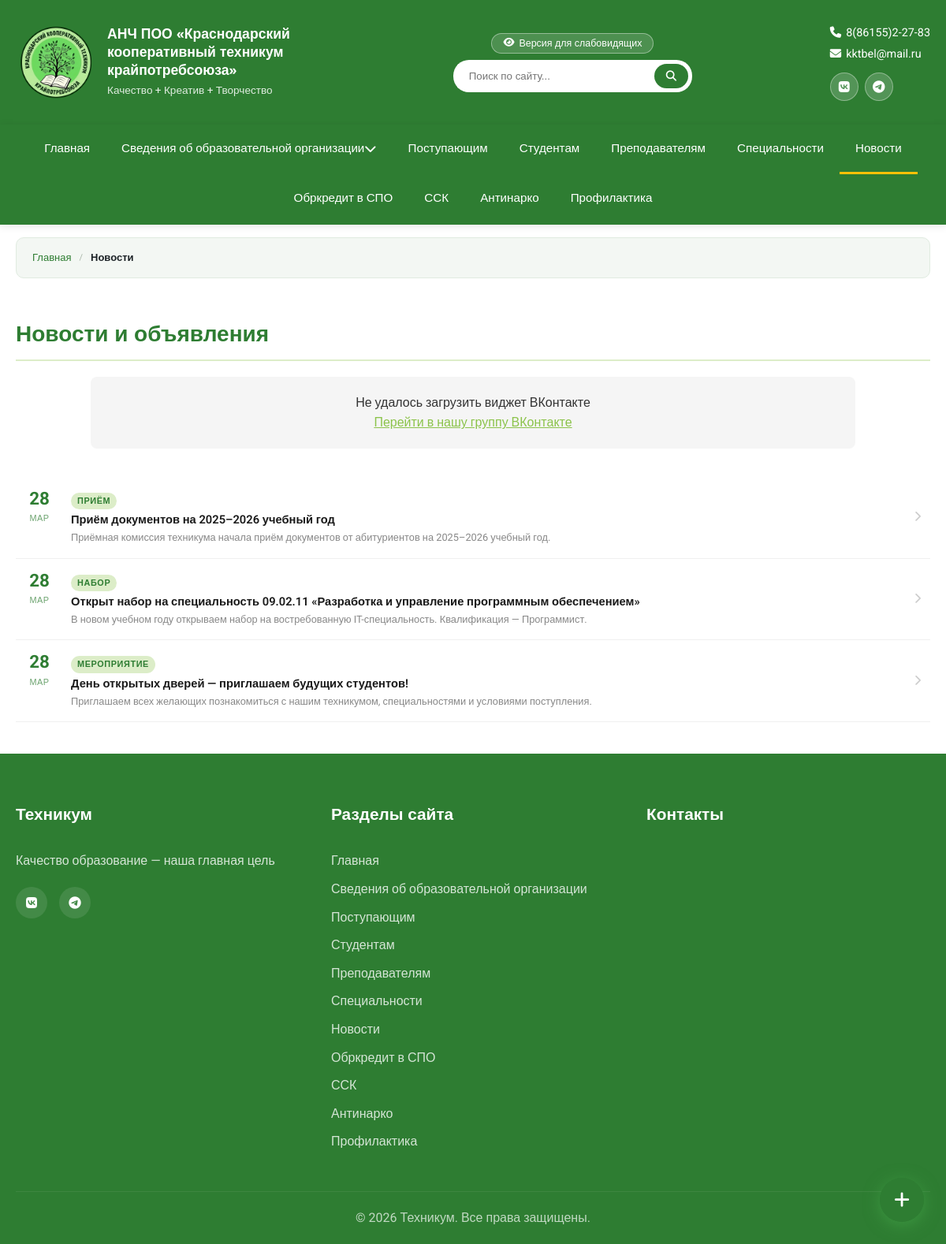
Before: /news/ with the older database file.
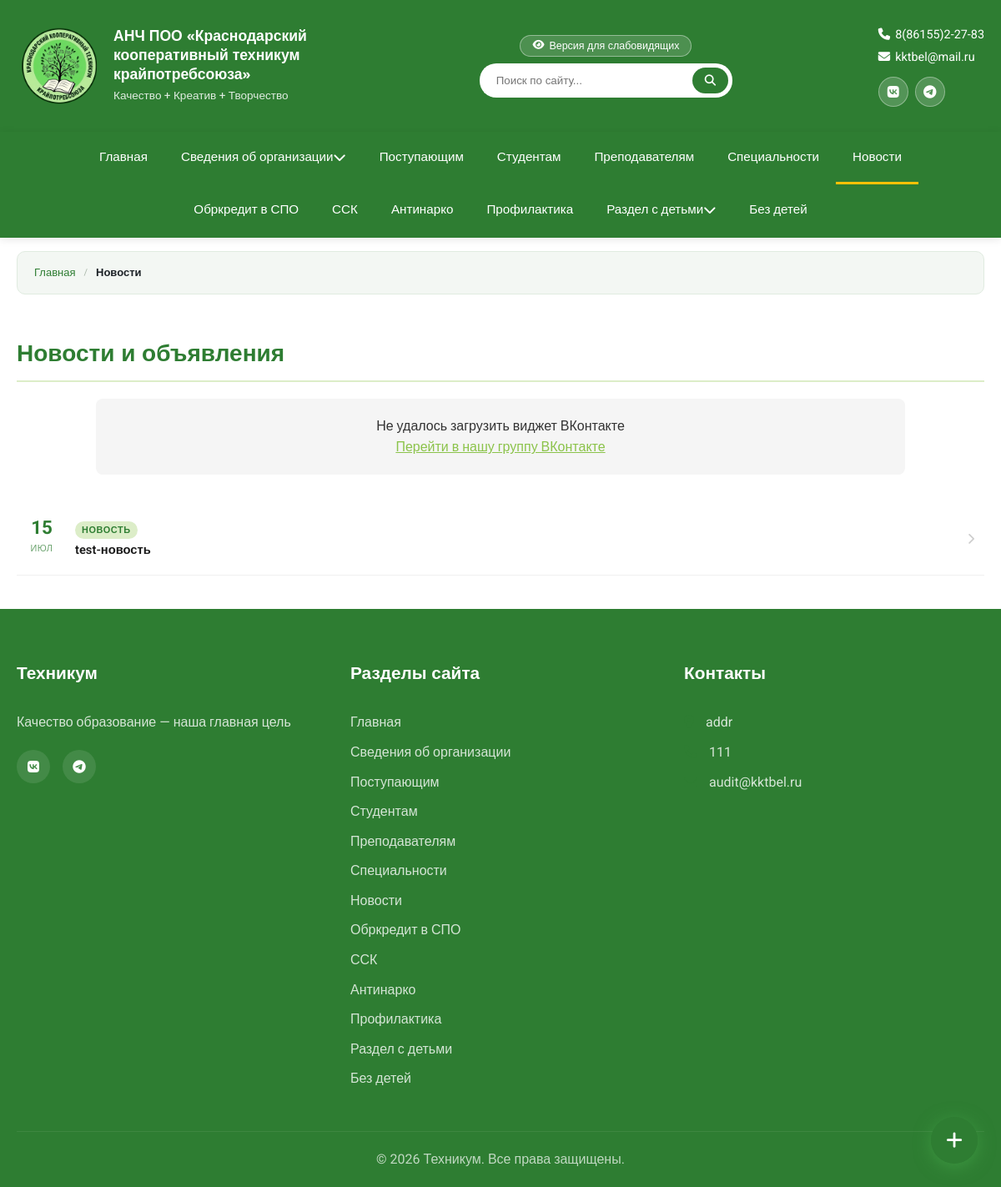
After: the same page with the newer database file.
### cms/models.py (models this page shows, shortened)
class MenuItem(MPTTModel):
    title = models.CharField('Название', max_length=200)
    slug = models.SlugField('URL', max_length=200, unique=True, blank=True)
    parent = TreeForeignKey(
        'self',
        on_delete=models.CASCADE,
        null=True,
        blank=True,
        related_name='children',
        verbose_name='Родительский пункт'
    )
    page = models.OneToOneField(
        'Page',
        on_delete=models.SET_NULL,
        null=True,
        blank=True,
        related_name='menu_item',
        verbose_name='Связанная страница'
    )
    order = models.IntegerField('Порядок', default=0)
    is_active = models.BooleanField('Активен', default=True)
    created_at = models.DateTimeField('Создано', auto_now_add=True)
    updated_at = models.DateTimeField('Обновлено', auto_now=True)
    class MPTTMeta:
        order_insertion_by = ['order']
    class Meta:
        verbose_name = 'Пункт меню'
        verbose_name_plural = 'Навигационное меню'
        ordering = ['order', 'title']
    def get_absolute_url(self):
        children = self.get_children().filter(is_active=True).order_by('order', 'title')
        for child in children:
            if child.page_id:
                return child.page.get_absolute_url()
            if child.slug:
                return self._url_for_slug(child.slug)
        if self.page_id:
            return self.page.get_absolute_url()
        if self.slug:
            return self._url_for_slug(self.slug)
        return '#'
    @staticmethod
    def _url_for_slug(slug):
        if slug in ('news', 'novosti', 'novosti-test'):
            return '/news/'
        return f'/page/{slug}/'
    def get_active_children(self):
        return self.get_children().filter(is_active=True).order_by('order', 'title')

class News(models.Model):
    title = models.CharField('Заголовок', max_length=200)
    slug = models.SlugField('URL', max_length=200, unique=True, blank=True)
    excerpt = models.TextField('Краткое описание', blank=True)
    content = RichTextUploadingField('Содержимое', blank=True)
    image = models.ImageField('Изображение', upload_to='news/', blank=True)
    tag = models.CharField('Тег', max_length=50, blank=True, default='Новость')
    is_published = models.BooleanField('Опубликовано', default=True)
    created_at = models.DateTimeField('Дата публикации', auto_now_add=True)
    updated_at = models.DateTimeField('Обновлено', auto_now=True)
    class Meta:
        verbose_name = 'Новость'
        verbose_name_plural = 'Новости'
        ordering = ['-created_at']

class HomePage(models.Model):
    site_name = models.CharField(
        'Название техникума',
        max_length=300,
        default='АНЧ ПОО «Краснодарский кооперативный техникум крайпотребсоюза»',
    )
    site_tagline = models.CharField('Слоган', max_length=200, default='Качество + Креатив + Творчество', blank=True)
    site_phone = models.CharField('Телефон', max_length=50, default='8(86155)2-27-83', blank=True)
    site_email = models.EmailField('Email', default='kktbel@mail.ru', blank=True)
    site_vk = models.URLField('ВКонтакте', default='https://vk.com/belkkt', blank=True)
    site_telegram = models.URLField('Telegram', default='https://t.me/belkkt', blank=True)
    welcome_title = models.CharField('Заголовок приветствия', max_length=200, default='Добро пожаловать!')
    welcome_text = models.TextField('Текст приветствия', blank=True)
    director_name = models.CharField('Имя директора', max_length=200, blank=True)
    director_position = models.CharField('Должность директора', max_length=200, blank=True)
    director_image = models.ImageField('Фото директора', upload_to='homepage/', blank=True)
    director_message = models.TextField('Обращение директора', blank=True)
    slider_title = models.CharField('Заголовок слайдера', max_length=200, default='Добро пожаловать в наш техникум!')
    slider_text = models.TextField('Текст слайдера', default='Мы готовим специалистов с 1944 года')
    slider_image = models.ImageField('Изображение слайдера', upload_to='homepage/', blank=True)
    bento_title = models.CharField('Заголовок быстрых ссылок', max_length=200, default='Быстрые ссылки')
    specialties_label = models.CharField('Подпись блока специальностей', max_length=100, default='Образование', blank=True)
    specialties_title = models.CharField(
        'Заголовок специальностей',
        max_length=300,
        default='Мы обучаем востребованным специальностям',
    )
    specialties_text = models.TextField(
        'Текст специальностей',
        blank=True,
        default='Среднее профессиональное образование по очной форме. Поступление после 9 и 11 классов.',
    )
    specialties_image = models.ImageField('Фото блока специальностей', upload_to='homepage/', blank=True)
    specialties_count = models.CharField('Число специальностей', max_length=10, default='7', blank=True)
    specialties_list = models.TextField(
        'Список специальностей (каждая с новой строки: иконка|название|код)',
        blank=True,
        help_text='Пример: fa-plane|Туризм и гостеприимство|43.02.16',
    )
    hotline_text = models.TextField('Текст телефона доверия', blank=True)
    vov_text = models.CharField('Текст блока ВОВ', max_length=300, blank=True, default='Победа в Великой Отечественной войне 1941-1945')
    vov_image = models.ImageField('Изображение ВОВ', upload_to='homepage/', blank=True)
    contacts_title = models.CharField('Заголовок контактов', max_length=200, default='Контакты')
    contacts_address = models.CharField('Адрес', max_length=300, blank=True)
    contacts_phone = models.CharField('Телефон контактов', max_length=100, blank=True)
    contacts_phone2 = models.CharField('Доп. телефон', max_length=100, blank=True)
    contacts_email = models.EmailField('Email контактов', blank=True)
    contacts_hours = models.CharField('Режим работы', max_length=200, blank=True)
    contacts_map_url = models.URLField('Ссылка на карту (iframe)', blank=True)
    footer_tagline = models.CharField(
        'Текст в подвале',
        max_length=300,
        default='Качество образование — наша главная цель',
        blank=True,
    )
    footer_copyright = models.CharField(
        'Копирайт',
        max_length=300,
        default='© 2026 Техникум. Все права защищены.',
        blank=True,
    )
    updated_at = models.DateTimeField('Обновлено', auto_now=True)
    class Meta:
        verbose_name = 'Главная страница'
        verbose_name_plural = 'Главная страница'
    @classmethod
    def load(cls):
        obj, created = cls.objects.get_or_create(pk=1)
        return obj

### cms/views.py (the view)
# urls.py: path('news/', panel_views.news_list, name='news_list'),
def news_list(request):
    news = News.objects.filter(is_published=True)
    context = {
        'news': news,
    }
    return render(request, 'cms/news_list.html', context)

### cms/context_processors.py (called while the page is built)
def _dedupe_root_menu(items):
    items = list(items)
    best = {}
    for item in items:
        key = (item.title or '').strip().casefold()
        if not key:
            continue
        children = item.get_children().filter(is_active=True).count()
        score = (1 if item.page_id else 0, children, -item.order, item.pk)
        prev = best.get(key)
        if prev is None or score > prev[1]:
            best[key] = (item.pk, score)
    keep = {pk for pk, _ in best.values()}
    return [item for item in items if item.pk in keep]

def get_root_menu_items():
    menu_items = MenuItem.objects.filter(
        parent=None, is_active=True
    ).order_by('order', 'title')
    return _dedupe_root_menu(menu_items)

def site_context(request):
    homepage = HomePage.load()
    return {
        'site_settings': homepage,
        'menu_items': get_root_menu_items(),
    }

### cms/models.py (called while the page is built)
    def get_absolute_url(self):
        if self.slug == 'news':
            return '/news/'
        return f'/page/{self.slug}/'

### templates/cms/news_list.html (shortened to what this page needs)
{% extends 'cms/base.html' %}
{% load static %}
{% block content %}
<main>
<div class="container">
    <nav class="breadcrumbs" aria-label="Навигация по разделам">
        <a href="{% url 'cms:index' %}">Главная</a>
        <span class="crumb-sep" aria-hidden="true">/</span>
        <span class="crumb-current">Новости</span>
    </nav>
    <div style="padding: 40px 0;">
        <h1 class="page-title">Новости и объявления</h1>
        <div class="vk-wrapper" style="margin-bottom: 36px;">
            <div id="vk_groups"></div>
        </div>
        {% if news %}
        <div class="news-feed" style="max-width:100%;">
            {% for item in news %}
            <a href="{% url 'cms:news_detail' item.slug %}" class="news-post">
                <div class="news-post__date">
                    <span class="news-post__date-day">{{ item.created_at|date:"d" }}</span>
                    <span class="news-post__date-mon">{{ item.created_at|date:"M" }}</span>
                </div>
                <div class="news-post__body">
                    <span class="news-post__tag">{{ item.tag }}</span>
                    <div class="news-post__title">{{ item.title }}</div>
                    {% if item.excerpt %}
                    <div class="news-post__excerpt">{{ item.excerpt|truncatechars:140 }}</div>
                    {% endif %}
                </div>
                <div class="news-post__arrow"><i class="fas fa-chevron-right"></i></div>
            </a>
            {% endfor %}
        </div>
        {% else %}
        <div style="text-align:center;padding:60px 20px;color:#999;">
            <i class="fas fa-newspaper" style="font-size:3rem;margin-bottom:16px;display:block;"></i>
            <p>Новостей пока нет. Следите за обновлениями.</p>
        </div>
        {% endif %}
    </div>
</div>
</main>
{% load static %}
{% endblock %}

### templates/cms/base.html (shortened to what the changed rows need)
<!DOCTYPE html>
<html lang="ru">
<head>
    <link rel="stylesheet" href="https://cdnjs.cloudflare.com/ajax/libs/font-awesome/6.4.0/css/all.min.css">
    {% load static %}
    <link rel="stylesheet" href="{% static 'style.css' %}">
    <link rel="stylesheet" href="{% static 'media-styles.css' %}">
    <link rel="stylesheet" href="{% static 'css/responsive.css' %}">
</head>
<body>
<header class="header">
    <div class="container">
        <div class="header-inner">
            <div class="logo">
                <div class="logo-text">
                    <h1>{{ site_settings.site_name }}</h1>
                    {% if site_settings.site_tagline %}<p>{{ site_settings.site_tagline }}</p>{% endif %}
                </div>
            </div>
            <div class="header-contacts">
                {% if site_settings.site_phone %}<p><i class="fas fa-phone"></i> {{ site_settings.site_phone }}</p>{% endif %}
                {% if site_settings.site_email %}<p><i class="fas fa-envelope"></i> {{ site_settings.site_email }}</p>{% endif %}
                <div class="header-social">
                    {% if site_settings.site_vk %}
                    <a href="{{ site_settings.site_vk }}" target="_blank" rel="noopener" title="ВКонтакте" class="header-social-btn">
                    </a>
                    {% endif %}
                    {% if site_settings.site_telegram %}
                    <a href="{{ site_settings.site_telegram }}" target="_blank" rel="noopener" title="Telegram" class="header-social-btn">
                    </a>
                    {% endif %}
                </div>
            </div>
        </div>
    </div>
</header>
<nav class="main-nav">
    <div class="container">
        <ul class="nav-list" id="navList">
            {% for item in menu_items %}
            {% with children=item.get_active_children %}
            <li class="nav-item{% if children %} dropdown{% endif %}">
                <a href="{{ item.get_absolute_url }}"
                   class="nav-link {% if request.path == item.get_absolute_url %}active{% endif %}">
                    {{ item.title }}
                    {% if children %}<i class="fas fa-chevron-down" aria-hidden="true"></i>{% endif %}
                </a>
            </li>
            {% endwith %}
            {% endfor %}
        </ul>
    </div>
</nav>
{% block content %}{% endblock %}
<footer class="footer">
    <div class="container">
        <div class="footer-content">
            <div class="footer-section">
                <h3>Техникум</h3>
                <p>{{ site_settings.footer_tagline|default:"Качество образование — наша главная цель" }}</p>
                <div class="social-links">
                    {% if site_settings.site_vk %}<a href="{{ site_settings.site_vk }}"><i class="fab fa-vk"></i></a>{% endif %}
                    {% if site_settings.site_telegram %}<a href="{{ site_settings.site_telegram }}"><i class="fab fa-telegram"></i></a>{% endif %}
                </div>
            </div>
            <div class="footer-section">
                <ul>
                    {% for item in menu_items %}
                    <li><a href="{{ item.get_absolute_url }}">{{ item.title }}</a></li>
                    {% endfor %}
                </ul>
            </div>
            <div class="footer-section">
                <ul>
                    {% if site_settings.contacts_address %}<li><i class="fas fa-map-marker-alt"></i> {{ site_settings.contacts_address }}</li>{% endif %}
                    {% if site_settings.contacts_phone %}<li><i class="fas fa-phone"></i> {{ site_settings.contacts_phone }}</li>{% endif %}
                    {% if site_settings.contacts_email %}<li><i class="fas fa-envelope"></i> {{ site_settings.contacts_email }}</li>{% endif %}
                </ul>
            </div>
        </div>
        <div class="footer-bottom">
            <p>{{ site_settings.footer_copyright|default:"© 2026 Техникум. Все права защищены." }}</p>
        </div>
    </div>
</footer>
</body>
</html>

Changed rows visible on the page:
removed News: created_at "28", created_at "МАР", tag "ПРИЁМ", title "Приём документов на 2025–2026 учебный год", excerpt "Приёмная комиссия техникума начала приём документов от абитуриентов на 2025–2026 учебный год."
removed News: created_at "28", created_at "МАР", tag "НАБОР", title "Открыт набор на специальность 09.02.11 «Разработка и управление программным обеспечением»", excerpt "В новом учебном году открываем набор на востребованную IT-специальность. Квалификация — Программист."
removed News: created_at "28", created_at "МАР", tag "МЕРОПРИЯТИЕ", title "День открытых дверей — приглашаем будущих студентов!", excerpt "Приглашаем всех желающих познакомиться с нашим техникумом, специальностями и условиями поступления."
changed HomePage "АНЧ ПОО «Краснодарский кооперативный техникум крайпотребсоюза»": contacts_address (not shown) → "addr"; contacts_phone (not shown) → "111"; contacts_email (not shown) → "audit@kktbel.ru"
changed MenuItem: title "Сведения об образовательной организации" → "Сведения об организации"
added MenuItem: title "Раздел с детьми"
added MenuItem: title "Без детей"
added News: created_at "15", created_at "ИЮЛ", tag "НОВОСТЬ", title "test-новость"
